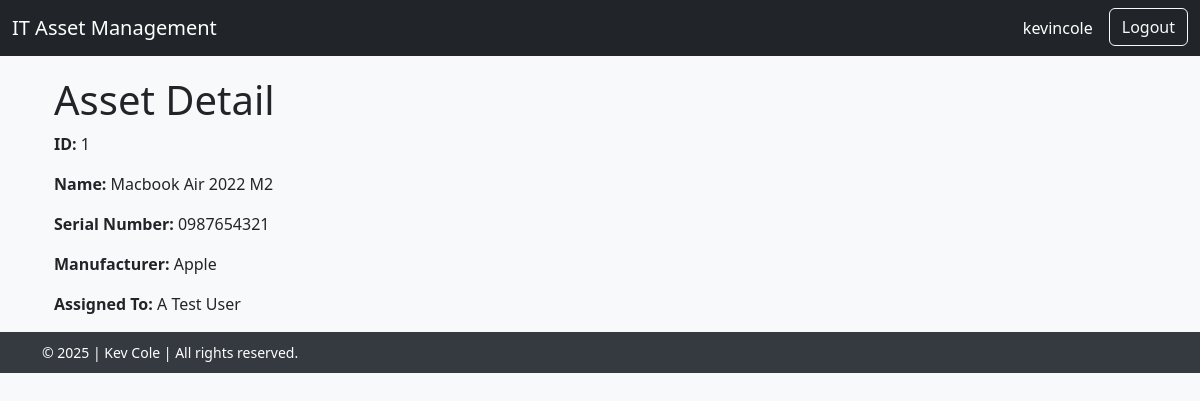
/assets/1/ (signed in), run on the app's committed database.
### it_asset/models.py (models this page shows, shortened)
class ITAsset(models.Model):
    name = models.CharField(max_length=100)
    serial_number = models.CharField(max_length=100)
    purchase_date = models.DateField()
    manufacturer = models.ForeignKey(Manufacturer, on_delete=models.CASCADE)
    assigned_to = models.ForeignKey(Employee, on_delete=models.SET_NULL, null=True, blank=True)
    description = models.TextField()
    warranty_expiry = models.DateField()

class Manufacturer(models.Model):
    name = models.CharField(max_length=100)
    website = models.URLField(blank=True)

class Employee(models.Model):
    user = models.OneToOneField(User, on_delete=models.CASCADE)
    department = models.CharField(max_length=100)
    position = models.CharField(max_length=100)
    name = models.CharField(max_length=100)
    def __str__(self):
        return self.name

### it_asset/views.py (the view)
# urls.py: path("assets/<int:pk>/", it_asset_views.asset_detail, name="asset_detail"),
@login_required
def asset_detail(request, pk):
    asset = get_object_or_404(ITAsset, pk=pk)
    manufacturers = Manufacturer.objects.all()
    employees = Employee.objects.all()
    context = {
        'asset': asset,
        'manufacturers': manufacturers,
        'employees': employees,
    }
    return render(request, 'assets/asset_detail.html', context)

### it_asset/templates/assets/asset_detail.html (shortened to what this page needs)
{% extends "base.html" %}
{% block content %}
<div class="container">
    <h1>Asset Detail</h1>
    <p><strong>ID:</strong> {{ asset.id }}</p>
    <p><strong>Name:</strong> {{ asset.name }}</p>
    <p><strong>Serial Number:</strong> {{ asset.serial_number }}</p>
    <p><strong>Manufacturer:</strong> {{ asset.manufacturer.name }}</p>
    <p><strong>Assigned To:</strong> {{ asset.assigned_to }}</p>
</div>
{% endblock %}

### it_asset/templates/base.html (shortened to what this page needs)
<!DOCTYPE html>
<html lang="en">
<head>
    <link href="https://cdn.jsdelivr.net/npm/bootstrap@5.3.0-alpha1/dist/css/bootstrap.min.css" rel="stylesheet">
</head>
<body>
    <nav class="navbar navbar-expand-lg navbar-dark bg-dark">
        <div class="container-fluid">
            <a class="navbar-brand" href="#">IT Asset Management</a>
            <div class="collapse navbar-collapse" id="navbarNav">
                <ul class="navbar-nav ms-auto">
                    {% if user.is_authenticated %}
                        <li class="nav-item">
                            <a class="nav-link text-white me-2" href="{% url 'user_profile' %}">
                                {{ user.get_full_name|default:user.username }}
                            </a>
                        </li>
                        <li class="nav-item">
                            <a class="btn btn-outline-light" href="{% url 'logout' %}">Logout</a>
                        </li>
                    {% else %}
                        <li class="nav-item">
                            <a class="btn btn-outline-light" href="{% url 'login' %}">Login</a>
                        </li>
                    {% endif %}
                </ul>
            </div>
        </div>
    </nav>
    <div class="container">
        {% block content %}{% endblock %}
    </div>
    <footer class="footer">
        <div class="container">
            <span>&copy; 2025 | Kev Cole | All rights reserved.</span>
        </div>
    </footer>
</body>
</html>

### it_asset/templates/base.html (style rules this page uses)
body { background-color: #f8f9fa; }
.navbar { margin-bottom: 20px; }
.footer { background-color: #343a40; color: white; padding: 10px 0; text-align: left; font-size: 0.875rem; }

### data on the page
ITAsset: id "1", name "Macbook Air 2022 M2", serial_number "0987654321", manufacturer.name "Apple", assigned_to "A Test User"

### other printed values
{{ user.get_full_name|default:user.username }} "kevincole"
